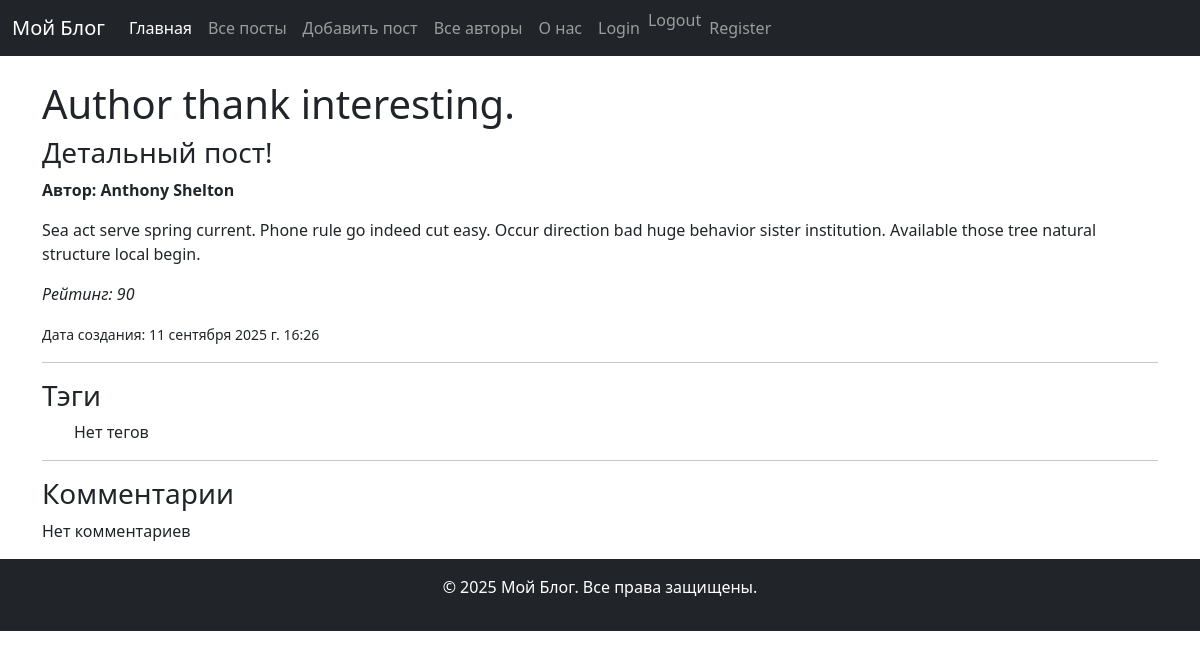
Page /posts/2/ on the committed database.
### blog_app/models.py (models this page shows, shortened)
class Post(models.Model):
    title = models.CharField(max_length=100)
    content = models.TextField()
    created_at = models.DateTimeField(auto_now_add=True)
    author = models.ForeignKey('Author', on_delete=models.CASCADE, related_name='posts')
    rating = models.IntegerField(default=0)
    tags = models.ManyToManyField('Tag', related_name='posts')
    class Meta:
        ordering = ['title']
        verbose_name = 'Пост'
        verbose_name_plural = 'Посты'

class Author(models.Model):
    user = models.OneToOneField(
        settings.AUTH_USER_MODEL,
        on_delete=models.CASCADE,
        related_name='author',
        null=True,
        blank=True,
        verbose_name='Пользователь',
    )
    name = models.CharField(max_length=100)

### blog_app/views.py (the view)
# urls.py: path('posts/<int:pk>/', PostDetailView.as_view(), name='post_detail'),
class PostDetailView(DetailView):
    model = Post
    template_name = 'blog_app/post_detail.html'
    context_object_name = 'post'
    def get_context_data(self, **kwargs):
        context = super().get_context_data(**kwargs)
        context['description'] = 'Детальный пост!'
        return context

### blog_app/templates/blog_app/post_detail.html (shortened to what this page needs)
{% extends 'blog_app/base.html' %}
{% block content %}
    <h1>{{ post.title }}</h1>
    <h3>{{ description }}</h3>
    <p><b>Автор: {{ post.author.name }}</b></p>
    <p>{{ post.content }}</p>
    <p><i> Рейтинг: {{ post.rating }} </i></p>
    <small>Дата создания: {{ post.created_at }} </small>
    <hr>
    <h3>Тэги</h3>
    <ul>
        {% for tag in tags %}
            <li class="badge bg-primary text-white"> {{ tag.name}} </li>
        {% empty %}
            <p>Нет тегов</p>
        {% endfor %}
    </ul>
    <hr>
    <h3>Комментарии</h3>
    <ul class="list-group">
        {% for comment in comments %}
            <li class="list-group-item">
                <p><b> {{ comment.author.name}}</b></p>
                <p> {{ comment.text}}</p>
                <small><i> {{ comment.created_at}}</i></small>
            </li>
        {% empty %}
            <p>Нет комментариев</p>
        {% endfor %}
    </ul>
{% endblock %}

### rows in the picture
Post: title "Author thank interesting.", author.name "Anthony Shelton", content "Sea act serve spring current. Phone rule go indeed cut easy. Occur direction bad huge behavior sister institution. Available those tree natural structure local begin.", rating "90", created_at "11 сентября 2025 г. 16:26"

### other values in the picture
{{ description }} "Детальный пост!"
